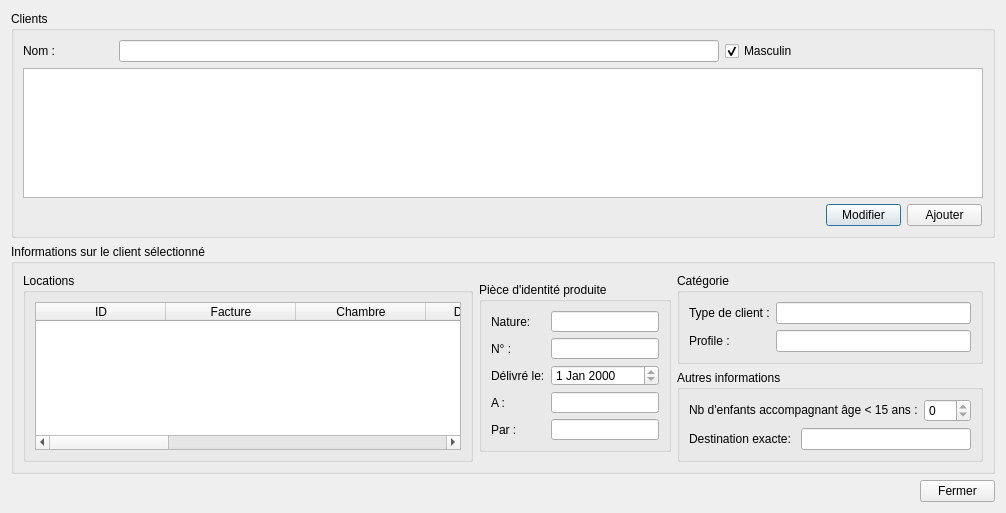
<?xml version="1.0" encoding="UTF-8"?>
<ui version="4.0">
 <class>BDCardex</class>
 <widget class="QDialog" name="BDCardex">
  <property name="geometry">
   <rect>
    <x>0</x>
    <y>0</y>
    <width>1006</width>
    <height>513</height>
   </rect>
  </property>
  <property name="windowTitle">
   <string>Dialog</string>
  </property>
  <layout class="QGridLayout" name="gridLayout_5">
   <item row="0" column="0">
    <widget class="QGroupBox" name="groupBox_2">
     <property name="title">
      <string>Clients</string>
     </property>
     <layout class="QGridLayout" name="gridLayout_7">
      <item row="0" column="0">
       <layout class="QHBoxLayout" name="horizontalLayout">
        <item>
         <widget class="QLabel" name="label">
          <property name="text">
           <string>Nom :</string>
          </property>
         </widget>
        </item>
        <item>
         <widget class="QLineEdit" name="lineEditClientConnu">
          <property name="minimumSize">
           <size>
            <width>200</width>
            <height>0</height>
           </size>
          </property>
          <property name="maximumSize">
           <size>
            <width>600</width>
            <height>16777215</height>
           </size>
          </property>
         </widget>
        </item>
        <item>
         <widget class="QCheckBox" name="checkBoxMasculin">
          <property name="text">
           <string>Masculin</string>
          </property>
          <property name="checked">
           <bool>true</bool>
          </property>
         </widget>
        </item>
       </layout>
      </item>
      <item row="1" column="0" colspan="2">
       <widget class="QTableView" name="tableView">
        <property name="selectionMode">
         <enum>QAbstractItemView::SingleSelection</enum>
        </property>
        <property name="selectionBehavior">
         <enum>QAbstractItemView::SelectRows</enum>
        </property>
        <attribute name="horizontalHeaderDefaultSectionSize">
         <number>120</number>
        </attribute>
        <attribute name="verticalHeaderDefaultSectionSize">
         <number>17</number>
        </attribute>
        <attribute name="verticalHeaderDefaultSectionSize">
         <number>17</number>
        </attribute>
        <attribute name="horizontalHeaderDefaultSectionSize">
         <number>120</number>
        </attribute>
       </widget>
      </item>
      <item row="2" column="1">
       <layout class="QFormLayout" name="formLayout_4">
        <property name="formAlignment">
         <set>Qt::AlignRight|Qt::AlignTop|Qt::AlignTrailing</set>
        </property>
        <property name="rightMargin">
         <number>7</number>
        </property>
        <item row="0" column="0">
         <widget class="QPushButton" name="btn_modifier">
          <property name="maximumSize">
           <size>
            <width>75</width>
            <height>23</height>
           </size>
          </property>
          <property name="text">
           <string>Modifier</string>
          </property>
         </widget>
        </item>
        <item row="0" column="1">
         <widget class="QPushButton" name="btn_ajouter">
          <property name="maximumSize">
           <size>
            <width>75</width>
            <height>23</height>
           </size>
          </property>
          <property name="text">
           <string>Ajouter</string>
          </property>
         </widget>
        </item>
       </layout>
      </item>
     </layout>
    </widget>
   </item>
   <item row="1" column="0">
    <widget class="QGroupBox" name="groupBoxInfosClients">
     <property name="minimumSize">
      <size>
       <width>450</width>
       <height>0</height>
      </size>
     </property>
     <property name="title">
      <string>Informations sur le client sélectionné</string>
     </property>
     <layout class="QGridLayout" name="gridLayout_6">
      <item row="0" column="0" rowspan="2">
       <widget class="QGroupBox" name="groupBoxLocations">
        <property name="minimumSize">
         <size>
          <width>450</width>
          <height>0</height>
         </size>
        </property>
        <property name="title">
         <string>Locations</string>
        </property>
        <layout class="QGridLayout" name="gridLayout">
         <item row="0" column="0">
          <widget class="QTableWidget" name="tableWidgetLocations">
           <property name="selectionMode">
            <enum>QAbstractItemView::SingleSelection</enum>
           </property>
           <property name="selectionBehavior">
            <enum>QAbstractItemView::SelectRows</enum>
           </property>
           <attribute name="horizontalHeaderDefaultSectionSize">
            <number>130</number>
           </attribute>
           <attribute name="verticalHeaderDefaultSectionSize">
            <number>17</number>
           </attribute>
           <attribute name="verticalHeaderDefaultSectionSize">
            <number>17</number>
           </attribute>
           <attribute name="horizontalHeaderDefaultSectionSize">
            <number>130</number>
           </attribute>
           <column>
            <property name="text">
             <string>ID</string>
            </property>
           </column>
           <column>
            <property name="text">
             <string>Facture</string>
            </property>
           </column>
           <column>
            <property name="text">
             <string>Chambre</string>
            </property>
           </column>
           <column>
            <property name="text">
             <string>Date d'arrivée</string>
            </property>
           </column>
           <column>
            <property name="text">
             <string>Date de départ</string>
            </property>
           </column>
           <column>
            <property name="text">
             <string>Durée</string>
            </property>
           </column>
           <column>
            <property name="text">
             <string>Montant total</string>
            </property>
           </column>
           <column>
            <property name="text">
             <string>Montant payé</string>
            </property>
           </column>
           <column>
            <property name="text">
             <string>Montant restant</string>
            </property>
           </column>
           <column>
            <property name="text">
             <string>Matricule agent</string>
            </property>
           </column>
          </widget>
         </item>
        </layout>
       </widget>
      </item>
      <item row="0" column="1" rowspan="2">
       <widget class="QGroupBox" name="groupBoxPiece">
        <property name="maximumSize">
         <size>
          <width>16777215</width>
          <height>170</height>
         </size>
        </property>
        <property name="title">
         <string>Pièce d'identité produite</string>
        </property>
        <layout class="QGridLayout" name="gridLayout_3">
         <item row="0" column="0">
          <layout class="QVBoxLayout" name="verticalLayout_4">
           <item>
            <widget class="QLabel" name="label_11">
             <property name="text">
              <string>Nature:</string>
             </property>
            </widget>
           </item>
           <item>
            <widget class="QLabel" name="label_12">
             <property name="text">
              <string>N° :</string>
             </property>
            </widget>
           </item>
           <item>
            <widget class="QLabel" name="label_13">
             <property name="text">
              <string>Délivré le:</string>
             </property>
            </widget>
           </item>
           <item>
            <widget class="QLabel" name="label_14">
             <property name="text">
              <string>A :</string>
             </property>
            </widget>
           </item>
           <item>
            <widget class="QLabel" name="label_15">
             <property name="text">
              <string>Par :</string>
             </property>
            </widget>
           </item>
          </layout>
         </item>
         <item row="0" column="1">
          <layout class="QVBoxLayout" name="verticalLayout_3">
           <item>
            <widget class="QLineEdit" name="lineEditNature">
             <property name="alignment">
              <set>Qt::AlignRight|Qt::AlignTrailing|Qt::AlignVCenter</set>
             </property>
             <property name="readOnly">
              <bool>true</bool>
             </property>
            </widget>
           </item>
           <item>
            <widget class="QLineEdit" name="lineEditNumero">
             <property name="alignment">
              <set>Qt::AlignRight|Qt::AlignTrailing|Qt::AlignVCenter</set>
             </property>
             <property name="readOnly">
              <bool>true</bool>
             </property>
            </widget>
           </item>
           <item>
            <widget class="QDateEdit" name="dateEditDateDelivrance">
             <property name="readOnly">
              <bool>true</bool>
             </property>
            </widget>
           </item>
           <item>
            <widget class="QLineEdit" name="lineEditLieuDelivrance">
             <property name="alignment">
              <set>Qt::AlignRight|Qt::AlignTrailing|Qt::AlignVCenter</set>
             </property>
             <property name="readOnly">
              <bool>true</bool>
             </property>
            </widget>
           </item>
           <item>
            <widget class="QLineEdit" name="lineEditAgentDelivreur">
             <property name="alignment">
              <set>Qt::AlignRight|Qt::AlignTrailing|Qt::AlignVCenter</set>
             </property>
             <property name="readOnly">
              <bool>true</bool>
             </property>
            </widget>
           </item>
          </layout>
         </item>
        </layout>
       </widget>
      </item>
      <item row="0" column="2">
       <widget class="QGroupBox" name="groupBoxCategorie">
        <property name="maximumSize">
         <size>
          <width>327</width>
          <height>16777215</height>
         </size>
        </property>
        <property name="title">
         <string>Catégorie</string>
        </property>
        <layout class="QGridLayout" name="gridLayout_2">
         <item row="0" column="0">
          <widget class="QLabel" name="label_2">
           <property name="text">
            <string>Type de client :</string>
           </property>
          </widget>
         </item>
         <item row="0" column="1">
          <widget class="QLineEdit" name="lineEditTypeDeClient">
           <property name="alignment">
            <set>Qt::AlignRight|Qt::AlignTrailing|Qt::AlignVCenter</set>
           </property>
           <property name="readOnly">
            <bool>true</bool>
           </property>
          </widget>
         </item>
         <item row="1" column="0">
          <widget class="QLabel" name="label_4">
           <property name="text">
            <string>Profile :</string>
           </property>
          </widget>
         </item>
         <item row="1" column="1">
          <widget class="QLineEdit" name="lineEditProfile">
           <property name="alignment">
            <set>Qt::AlignRight|Qt::AlignTrailing|Qt::AlignVCenter</set>
           </property>
           <property name="readOnly">
            <bool>true</bool>
           </property>
          </widget>
         </item>
        </layout>
       </widget>
      </item>
      <item row="1" column="2">
       <widget class="QGroupBox" name="groupBoxInfosSupp">
        <property name="maximumSize">
         <size>
          <width>327</width>
          <height>16777215</height>
         </size>
        </property>
        <property name="title">
         <string>Autres informations</string>
        </property>
        <layout class="QGridLayout" name="gridLayout_4">
         <item row="0" column="0">
          <layout class="QFormLayout" name="formLayout_3">
           <item row="0" column="0">
            <widget class="QLabel" name="label_18">
             <property name="text">
              <string>Nb d'enfants accompagnant âge &lt; 15 ans :</string>
             </property>
            </widget>
           </item>
           <item row="0" column="1">
            <widget class="QSpinBox" name="spinBoxNbEnfants">
             <property name="readOnly">
              <bool>true</bool>
             </property>
             <property name="maximum">
              <number>100</number>
             </property>
            </widget>
           </item>
          </layout>
         </item>
         <item row="1" column="0">
          <layout class="QFormLayout" name="formLayout_2">
           <item row="0" column="0">
            <widget class="QLabel" name="label_19">
             <property name="text">
              <string>Destination exacte: </string>
             </property>
            </widget>
           </item>
           <item row="0" column="1">
            <widget class="QLineEdit" name="lineEditDestinationExacte">
             <property name="alignment">
              <set>Qt::AlignRight|Qt::AlignTrailing|Qt::AlignVCenter</set>
             </property>
             <property name="readOnly">
              <bool>true</bool>
             </property>
            </widget>
           </item>
          </layout>
         </item>
        </layout>
       </widget>
      </item>
     </layout>
    </widget>
   </item>
   <item row="2" column="0">
    <widget class="QPushButton" name="btn_fermer">
     <property name="maximumSize">
      <size>
       <width>75</width>
       <height>23</height>
      </size>
     </property>
     <property name="layoutDirection">
      <enum>Qt::RightToLeft</enum>
     </property>
     <property name="text">
      <string>Fermer</string>
     </property>
    </widget>
   </item>
  </layout>
 </widget>
 <resources/>
 <connections/>
</ui>
